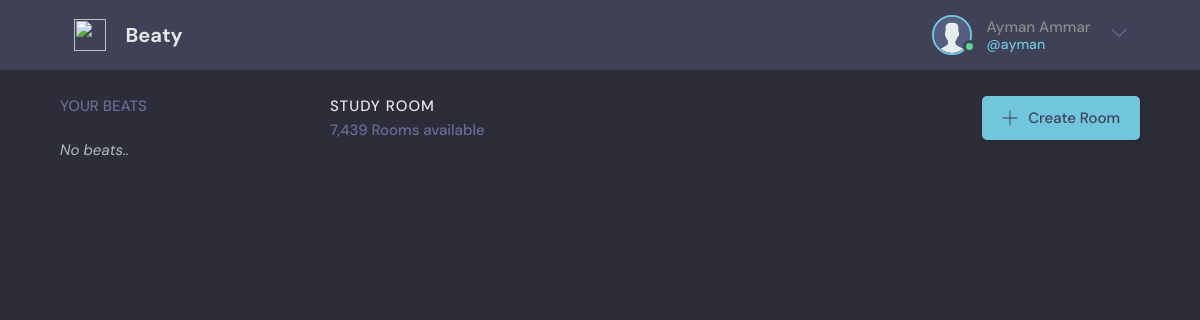
The app's page / (signed in), older data.
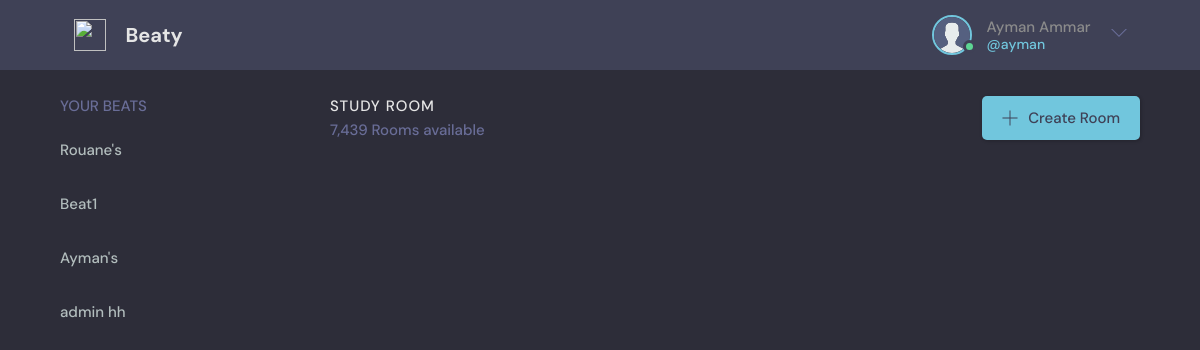
The same page, newer data.
### base/models.py (models this page shows, shortened)
class Beat(models.Model):
    creater = models.ForeignKey(User, on_delete=models.CASCADE, related_name='creater')
    name = models.CharField(max_length=200)
    description = models.TextField(default="")
    members = models.ManyToManyField(User, blank=True)
    updated = models.DateTimeField(auto_now=True)
    created = models.DateTimeField(auto_now_add=True)
    class Meta:
        ordering = ['-updated']

### base/views.py (the view)
# urls.py: path('', views.home, name='home'),
@login_required(login_url='login')
def home(request):
    search = request.GET.get('search') if request.GET.get('search') else ''
    beats = request.user.beat_set.filter(
        Q(name__icontains=search) |
        Q(creater__username__icontains=search) |
        Q(description__icontains=search)
        )
    if len(beats)==0:
        beats=None
    context = {'beats': beats, 'search': search}
    return render(request, 'base/home.html', context)

### base/models.py (called while the page is built)
    def __str__(self):
        return self.username

### base/templates/base/home.html (shortened to what this page needs)
{% extends 'main.html' %}
{% block content %}
<main class="layout layout--3">
    <div class="container">
        {% include 'base/beats-list.html' %}
        <div class="roomList">
            <div class="roomList__header">
                <div>
                <h2>Study Room</h2>
                <p>7,439 Rooms available</p>
                </div>
                <a class="btn btn--main" href="create-room.html">
                <svg version="1.1" xmlns="http://www.w3.org/2000/svg" width="32" height="32" viewBox="0 0 32 32">
                    <title>add</title>
                    <path
                    d="M16.943 0.943h-1.885v14.115h-14.115v1.885h14.115v14.115h1.885v-14.115h14.115v-1.885h-14.115v-14.115z"
                    ></path>
                </svg>
                Create Room
                </a>
            </div>
        </div>
    </div>
</main>
{% endblock %}

### base/templates/base/beats-list.html
<div class="topics">
    <div class="topics__header">
        <h2>Your Beats</h2>
    </div>
    {% if beats %}
    <ul class="topics__list">
        {% for beat in beats %}
        <li>
        <a href="{% url 'beat' beat.id %}">{{beat.name}}</a>
        </li>
        {% endfor %}
    </ul>
    {% else %}
	<div>
		<i>No beats..</i>
	</div>
    {% endif %}
</div>

Row changes from the older to the newer data that the page shows:
now on this page (row edited): Beat: name "Rouane's"
now on this page (row edited): Beat: name "Beat1"
now on this page (row edited): Beat: name "Ayman's"
added Beat: name "admin hh"
Text that changed along with them:
text no longer shown: "No beats.."
